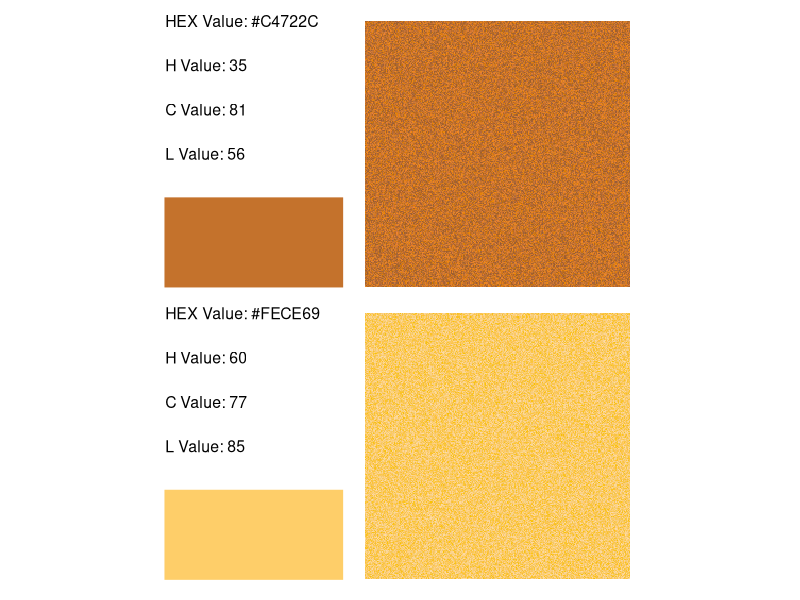
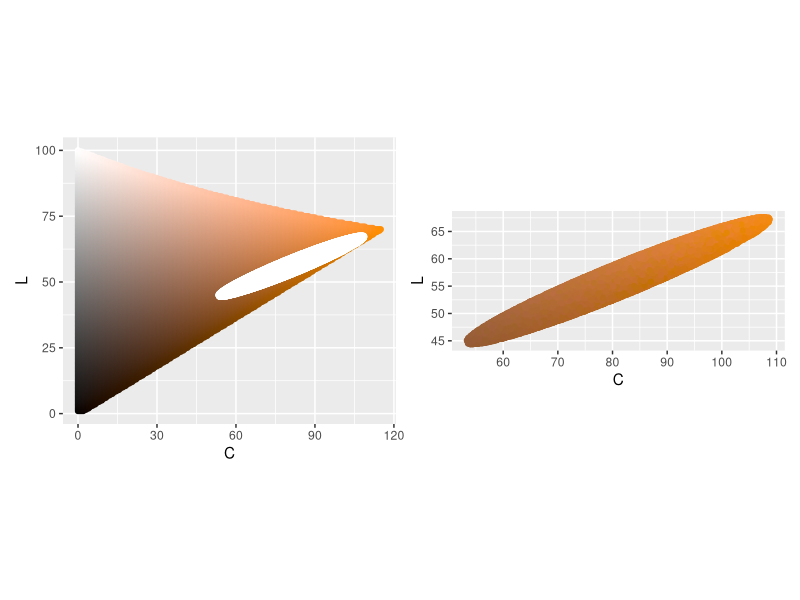
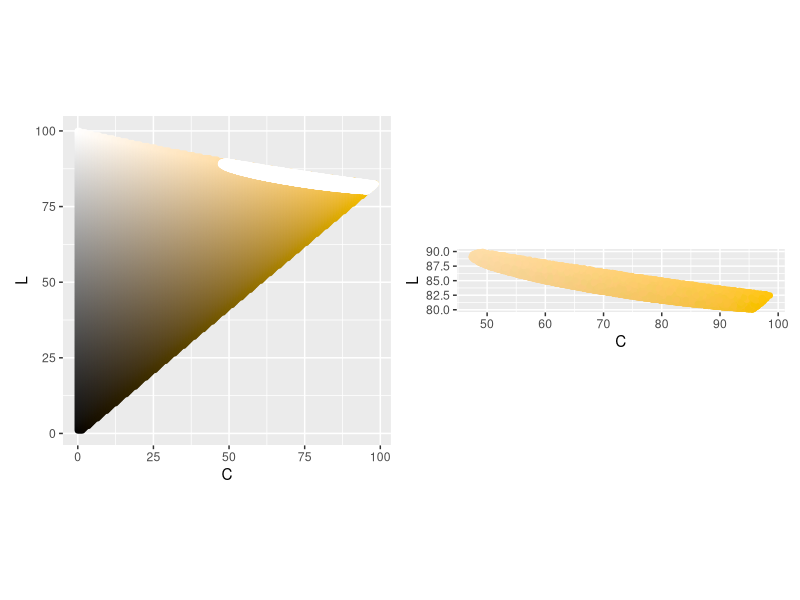
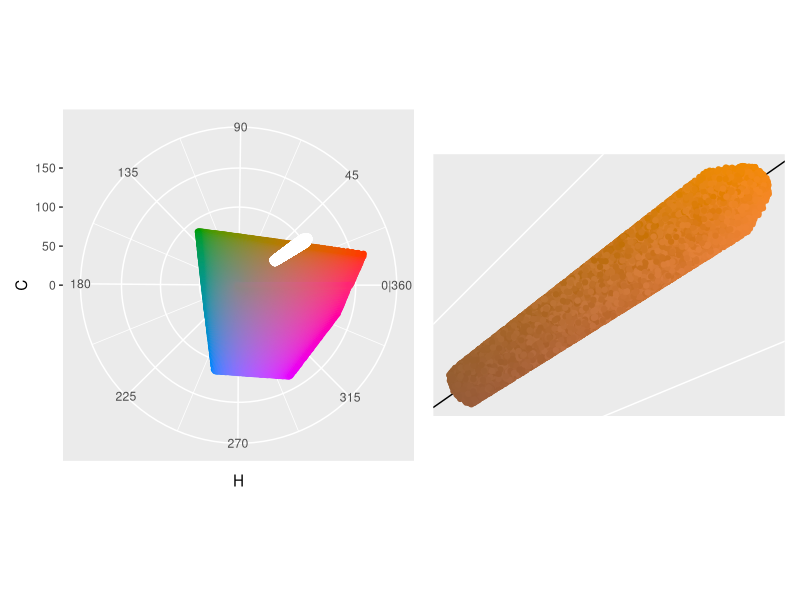
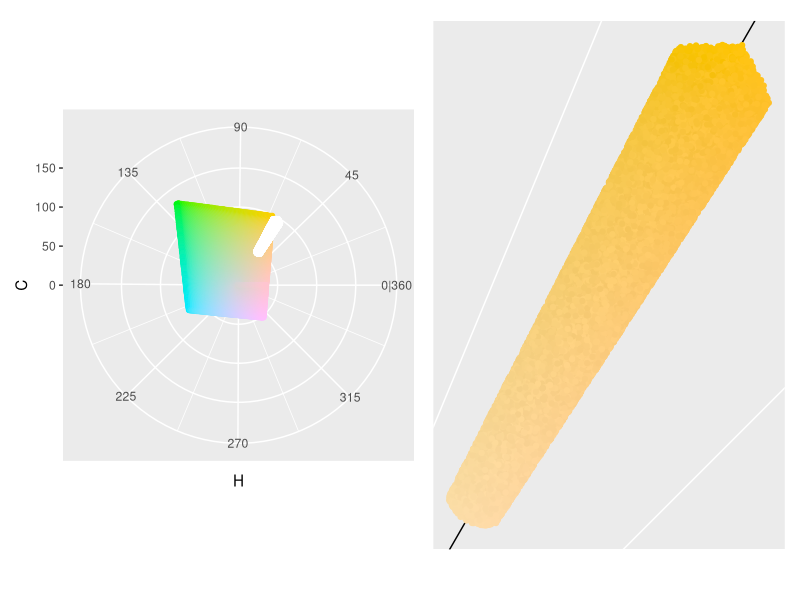
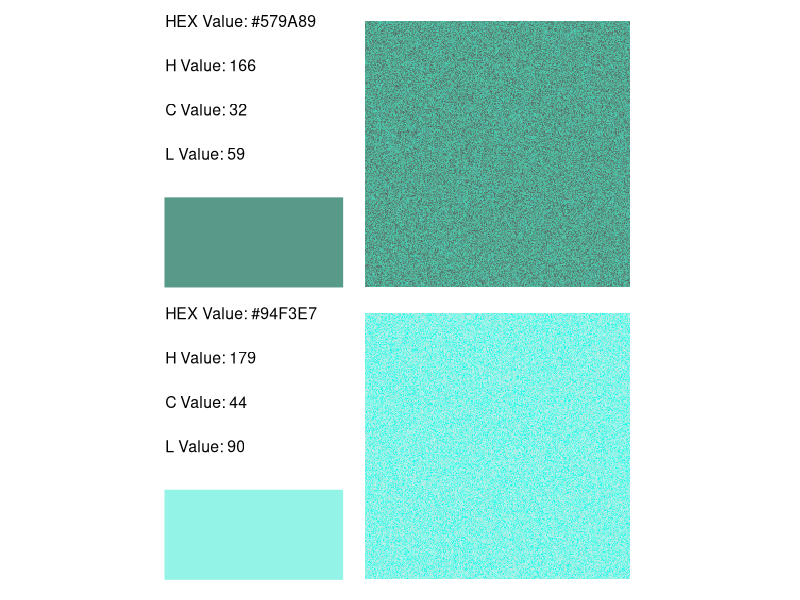
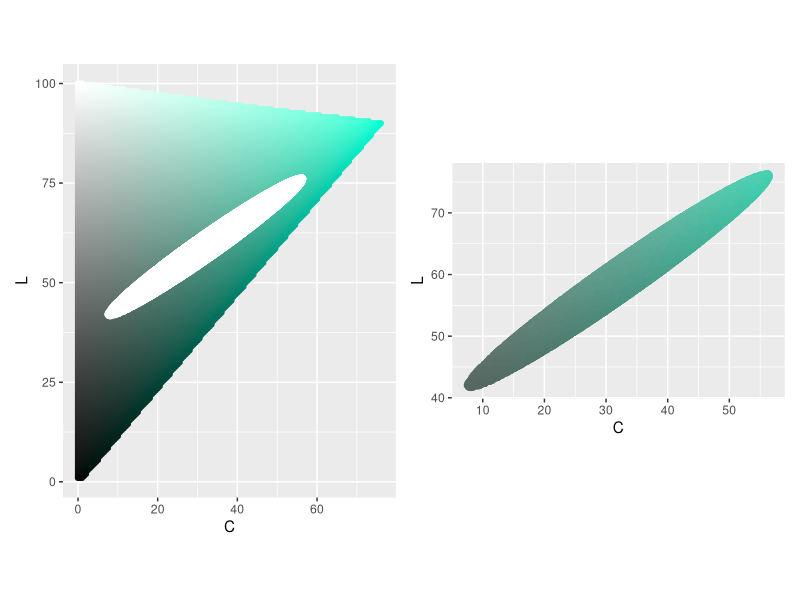
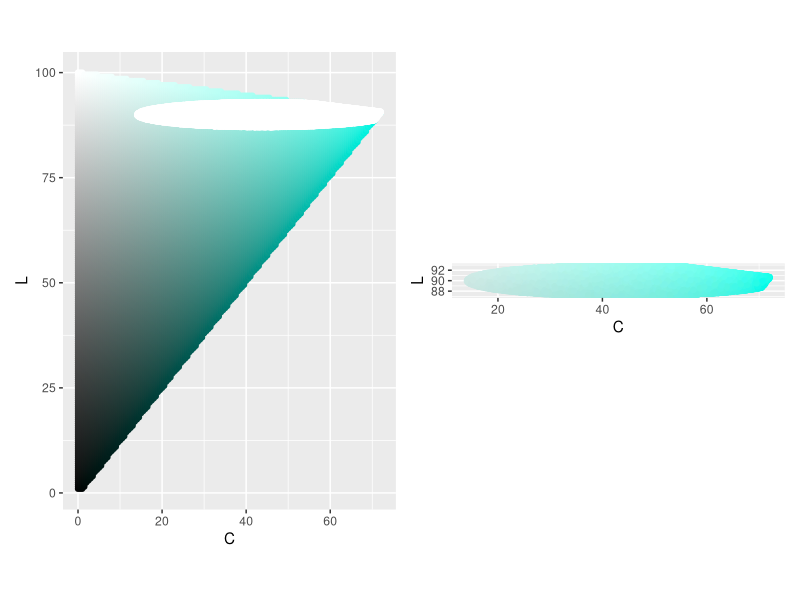

Write the R code that produced these figures, in order.
##---------
# Libraries
##---------
library(tidyverse)
library(patchwork)
library(colorspace)

##---------
# Functions
##---------

# Basics ----
graph_info <- function(H_point, C_point, L_point) {
  color_hex <- hcl(H_point, 
                   C_point,
                   L_point,
                   fixup = FALSE)
  
  ggplot() +
    geom_rect(aes(xmin = 0, xmax = 1,
                  ymin = 0, ymax = .5), col = color_hex, fill = color_hex) +
    geom_text(data = data.frame(x = 0,
                                y = seq(1.5, .75, -.25),
                                label = c(paste("HEX Value:", color_hex), 
                                          paste("H Value:", H_point),
                                          paste("C Value:", C_point),
                                          paste("L Value:", L_point))),
              aes(x, y, label = label), hjust = 0, size = 4) +
    coord_equal() +
    theme_void()
}

graph_sample <- function(color_points) {
  ggplot(data = color_points,
         aes(x = row_value,
             y = col_value,
             fill = color_value)) +
    geom_tile() +
    coord_equal() +
    scale_fill_identity() +
    theme_void()
}

# C L plane ----
get_C_L_plane <- function(H_point) {
  expand_grid(H = H_point,
              C = seq(0, 180, .5),
              L = seq(1, 100, .5)) %>%
    mutate(color_value = hcl(H, C, L, fixup = FALSE)) %>%
    filter(!is.na(color_value))
}

graph_C_L_plane <- function(C_L_plane, color_points) {
  ggplot() +
    geom_point(data = C_L_plane,
               aes(C, L, color = color_value, fill = color_value)) +
    geom_point(data = color_points,
               aes(C, L, color = "white", fill = "white")) +
    scale_x_continuous(labels = abs) +
    scale_color_identity() +
    scale_fill_identity() +
    coord_equal()
}

graph_C_L <- function(color_points) {
  ggplot(data = color_points, aes(C, L, 
                                  col = color_value, fill = color_value)) +
    geom_point() +
    scale_color_identity() +
    scale_fill_identity() +
    coord_equal() 
}

# H C plane ----
get_H_C_plane <- function(L_point){
  expand_grid(H = seq(1, 360, 1),
              C = seq(0, 180, .5),
              L = L_point) %>%
    mutate(color_value = hcl(H, C, L, fixup = FALSE)) %>%
    filter(!is.na(color_value))
}

graph_H_C_plane <- function(H_C_plane, color_points) {
  ggplot() +
    geom_point(data = H_C_plane,
               aes(H, C, color = color_value, fill = color_value)) +
    geom_point(data = color_points,
               aes(H, C, color = "white", fill = "white")) +
    scale_color_identity() +
    scale_fill_identity() +
    scale_x_continuous(breaks = seq(45, 360, 45),
                       minor_breaks = seq(0, 315, 45) + 45/2,
                       labels = c('45', '90', '135', '180', 
                                  '225', '270', '315', '0|360')) +
    scale_y_continuous(limits = c(0, 180)) +
    coord_polar(start = 270 * pi / 180,
                direction = -1)
}

graph_x_y <- function(color_points, H_point) {
  ggplot(data = color_points, aes(x, y, 
                                  col = color_value, fill = color_value)) +
    geom_abline(slope = c(tan(-67.5 * pi/180), 
                          tan(-45 * pi/180), 
                          tan(-22.5 * pi/180),
                          0, 100000,
                          tan(22.5 * pi/180), 
                          tan(45 * pi/180), 
                          tan(67.5 * pi/180)), 
                intercept = 0,
                color = "white") +
    geom_abline(slope = tan(H_point * pi/180), 
                intercept = 0,
                color = "black") +
    geom_point() +
    scale_color_identity() +
    scale_fill_identity() +
    coord_equal() +
    theme(axis.line=element_blank(), axis.text.x=element_blank(),
          axis.text.y=element_blank(), axis.ticks=element_blank(),
          axis.title.x=element_blank(), axis.title.y=element_blank(),
          panel.grid.major=element_blank(), panel.grid.minor=element_blank())
}

# Sample points ----
get_color_points <- function(n_points, oversample,
                             H_point, C_point, L_point,
                             theta_radius, other_C_L_radius, 
                             perpendicular_C_L_radius,
                             tilt_theta, H_bound) {
  data.frame(x = rnorm(n = n_points * oversample), # over sample in case some points fail
             y = rnorm(n = n_points * oversample),
             z = rnorm(n = n_points * oversample),
             U = runif(n = n_points * oversample)^(1/3)) %>%
    mutate(normalize = sqrt(x^2 + y^2 + z^2)) %>%
    mutate(x = x * U / normalize,
           y = y * U / normalize,
           z = z * U / normalize) %>%
    select(-U, -normalize) %>% # have random points in a sphere here
    mutate(x = x * theta_radius, # stretch
           y = y * other_C_L_radius,
           z = z * perpendicular_C_L_radius) %>%
    mutate(z_tilt = z * cos(tilt_theta) + x * sin(tilt_theta), # tilt
           x_tilt = z * -sin(tilt_theta) + x * cos(tilt_theta)) %>%
    mutate(x = x_tilt,
           z = z_tilt) %>%
    select(-x_tilt, -z_tilt) %>%
    mutate(x_turn = x * cos(H_point * pi/180) - y * sin(H_point * pi/180), # rotate
           y_turn = x * sin(H_point * pi/180) + y * cos(H_point * pi/180)) %>%
    mutate(x = x_turn,
           y = y_turn) %>%
    select(-x_turn, -y_turn) %>%
    mutate(x = x + C_point * cos(H_point * pi/180), # move
           y = y + C_point * sin(H_point * pi/180),
           z = z + L_point) %>%
    mutate(H = (atan2(y, x) * 180/pi) %% 360,
           C = sqrt(x^2 + y^2),
           L = z) %>%
    filter(L >= 0 & L <= 100 & C >= 0) %>%
    mutate(color_value = hcl(H, C, L, fixup = FALSE)) %>%
    filter(!is.na(color_value)) %>% # check if exists
    mutate(H_diff = (180 - abs(abs(H - H_point) - 180)) * 
             sign(180 - abs(H - H_point)) * sign(H - H_point)) %>% # H diff, check if crosses 360
    filter(abs(H_diff) <= H_bound) %>% # check in H bound
    filter(!is.na(hcl(H_point - H_diff, C, L, fixup = FALSE))) %>% # symmetric
    select(!H_diff) %>%
    sample_n(n_points) %>% # sample down to desired amount
    mutate(row_value = sample(row_number(), n()),
           col_value = ceiling(row_value / sqrt(n_points))) %>%
    mutate(row_value = (row_value %% sqrt(n_points)) + 1)
}

##---------
# Variables
##---------

n_points <- 250^2

# Radii are in relation to the H C plane
theta_radius <- 30 # Radius for direction for theta, on the C-L plane
perpendicular_C_L_radius <- 3 # Radius perpendicular to other ones, roughly goes with H
other_C_L_radius <- 10 # Radius for other C-L vector

H_bound <- 3 # Bound on H

H_points <- c(35, # Dark Orange - Yellow
              60, # Bright Yellow - Orange
              166, # Dark Green - Blue
              179, # Bright Blue - Green
              316, # Dark Purple - Red
              331) # Bright Red - Purple

C_points <- c(81, # Dark Orange - Yellow
              77, # Bright Yellow - Orange
              32, # Dark Green - Blue # A little darker
              44, # Bright Blue - Green
              57, # Dark Purple - Red
              70) # Bright Red - Purple

L_points <- c(56, # Dark Orange - Yellow
              85, # Bright Yellow - Orange
              59, # Dark Green - Blue
              90, # Bright Blue - Green
              38, # Dark Purple - Red
              69) # Bright Red - Purple

max_chromas <- map(H_points, function(h) max_chroma(h, l = seq(1, 100, .5)))

tilt_thetas <- pmap(list(max_chromas, C_points, L_points),
                    function(mc, c, l) {
                      atan2(seq(1, 100, .5)[max(mc) == mc] - l,
                            max(mc) - c) })

color_points <- pmap(list(rep(250^2, 6),
                          rep(10, 6),
                          H_points, 
                          C_points,
                          L_points,
                          rep(theta_radius, 6),
                          rep(other_C_L_radius, 6),
                          rep(perpendicular_C_L_radius, 6),
                          tilt_thetas,
                          rep(H_bound, 6)),
                     get_color_points )

color_hexes <- hcl(H_points, 
                 C_points,
                 L_points,
                 fixup = FALSE)

C_L_planes <- map(H_points, get_C_L_plane)
H_C_planes <- map(L_points, get_H_C_plane)



## 1, 2
p1 <- graph_info(H_points[1], C_points[1], L_points[1])
p2 <- graph_sample(color_points[[1]])
p3 <- graph_info(H_points[2], C_points[2], L_points[2])
p4 <- graph_sample(color_points[[2]])
(p1 + p2) / (p3 + p4)
ggsave(here::here("output", "bertrand_colors", "1_2_info.png"), 
       width = 5, height = 7)

p1 <- graph_C_L_plane(C_L_planes[[1]], color_points[[1]])
p2 <- graph_C_L(color_points[[1]])
p3 <- graph_C_L_plane(C_L_planes[[2]], color_points[[2]])
p4 <- graph_C_L(color_points[[2]])
p1 + p2 + plot_layout(widths = c(1, 1))
ggsave(here::here("output", "bertrand_colors", "1_c_l.png"), 
       width = 5, height = 2)
p3 + p4 + plot_layout(widths = c(1, 1))
ggsave(here::here("output", "bertrand_colors", "2_c_l.png"), 
       width = 5, height = 2)

p1 <- graph_H_C_plane(H_C_planes[[1]], color_points[[1]])
p2 <- graph_x_y(color_points[[1]], H_points[[1]])
p3 <- graph_H_C_plane(H_C_planes[[2]], color_points[[2]])
p4 <- graph_x_y(color_points[[2]], H_points[[2]])
p1 + p2 + plot_layout(widths = c(1, 1))
ggsave(here::here("output", "bertrand_colors", "1_h_c.png"), 
       width = 5, height = 2.5)
p3 + p4 + plot_layout(widths = c(1, 1))
ggsave(here::here("output", "bertrand_colors", "2_h_c.png"), 
       width = 5, height = 2.5)

## 3, 4
p1 <- graph_info(H_points[3], C_points[3], L_points[3])
p2 <- graph_sample(color_points[[3]])
p3 <- graph_info(H_points[4], C_points[4], L_points[4])
p4 <- graph_sample(color_points[[4]])
(p1 + p2) / (p3 + p4)
ggsave(here::here("output", "bertrand_colors", "3_4_info.png"), 
       width = 5, height = 7)

p1 <- graph_C_L_plane(C_L_planes[[3]], color_points[[3]])
p2 <- graph_C_L(color_points[[3]])
p3 <- graph_C_L_plane(C_L_planes[[4]], color_points[[4]])
p4 <- graph_C_L(color_points[[4]])
p1 + p2 + plot_layout(widths = c(1, 1))
ggsave(here::here("output", "bertrand_colors", "3_c_l.png"), 
       width = 5, height = 2)
p3 + p4 + plot_layout(widths = c(1, 1))
ggsave(here::here("output", "bertrand_colors", "4_c_l.png"), 
       width = 5, height = 2)

p1 <- graph_H_C_plane(H_C_planes[[3]], color_points[[3]])
p2 <- graph_x_y(color_points[[3]], H_points[[3]])
p3 <- graph_H_C_plane(H_C_planes[[4]], color_points[[4]])
p4 <- graph_x_y(color_points[[4]], H_points[[4]])
p1 + p2 + plot_layout(widths = c(1, 1))
ggsave(here::here("output", "bertrand_colors", "3_h_c.png"), 
       width = 5, height = 2.5)
p3 + p4 + plot_layout(widths = c(1, 1))
ggsave(here::here("output", "bertrand_colors", "4_h_c.png"), 
       width = 5, height = 2.5)

## 5, 6
p1 <- graph_info(H_points[5], C_points[5], L_points[5])
p2 <- graph_sample(color_points[[5]])
p3 <- graph_info(H_points[6], C_points[6], L_points[6])
p4 <- graph_sample(color_points[[6]])
(p1 + p2) / (p3 + p4)
ggsave(here::here("output", "bertrand_colors", "5_6_info.png"), 
       width = 5, height = 7)

p1 <- graph_C_L_plane(C_L_planes[[5]], color_points[[5]])
p2 <- graph_C_L(color_points[[5]])
p3 <- graph_C_L_plane(C_L_planes[[6]], color_points[[6]])
p4 <- graph_C_L(color_points[[6]])
p1 + p2 + plot_layout(widths = c(1, 1))
ggsave(here::here("output", "bertrand_colors", "5_c_l.png"), 
       width = 5, height = 2)
p3 + p4 + plot_layout(widths = c(1, 1))
ggsave(here::here("output", "bertrand_colors", "6_c_l.png"), 
       width = 5, height = 2)

p1 <- graph_H_C_plane(H_C_planes[[5]], color_points[[5]])
p2 <- graph_x_y(color_points[[5]], H_points[[5]])
p3 <- graph_H_C_plane(H_C_planes[[6]], color_points[[6]])
p4 <- graph_x_y(color_points[[6]], H_points[[6]])
p1 + p2 + plot_layout(widths = c(1, 1))
ggsave(here::here("output", "bertrand_colors", "5_h_c.png"), 
       width = 5, height = 2.5)
p3 + p4 + plot_layout(widths = c(1, 1))
ggsave(here::here("output", "bertrand_colors", "6_h_c.png"), 
       width = 5, height = 2.5)
